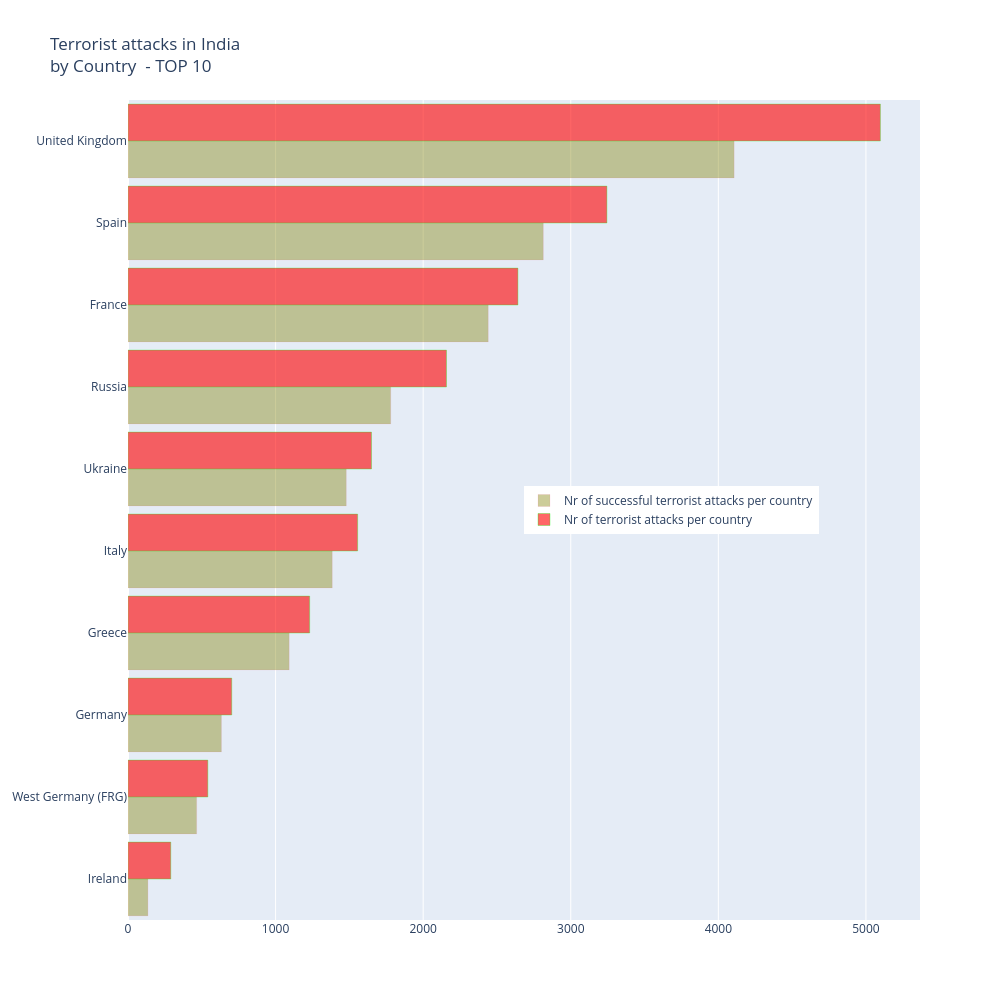

Source (notebook cell):
### Code cell
import plotly.graph_objs as go

trace1 = go.Bar(
    y=['Ireland', 'West Germany (FRG)', 'Germany', 'Greece', 'Italy', 'Ukraine', 'Russia', 'France', 'Spain', 'United Kingdom'],
    x=[290, 541, 703, 1231, 1556, 1650, 2158, 2642, 3245, 5098],
    name='Nr of terrorist attacks per country',
    orientation='h', 
    marker=dict(color='rgba(255, 0, 0, 0.6)', line=dict(color='rgba(0, 255, 0, 0.6)', width=0.5))
)

trace2 = go.Bar(
    y=['Ireland', 'West Germany (FRG)', 'Germany', 'Greece', 'Italy', 'Ukraine', 'Russia', 'France', 'Spain', 'United Kingdom'],
    x=[135, 465, 633, 1092, 1384, 1479, 1780, 2441, 2814, 4107],
    name='Nr of successful terrorist attacks per country',
    orientation='h',
    marker=dict(color='rgba(128, 128, 0, 0.4)', line=dict(color='rgba(246, 78, 139, 0.2)', width=0.5))
)

data = [trace2, trace1]

layout = go.Layout(
    legend=dict(x=0.5, y=0.5),  # Placing legend in the middle
    title='Terrorist attacks in India <br>by Country  - TOP 10',
    barmode='group',
    bargap=0.1, 
    autosize=False,
    width=1000,
    height=1000
)

fig = go.Figure(data=data, layout=layout)
fig.show()

### Figure 1 — Plotly figure (JSON) as saved in the notebook; plotly's stock layout.template omitted (floating-point values rounded to 4 significant figures)
{"data": [{"marker": {"color": "rgba(128, 128, 0, 0.4)", "line": {"color": "rgba(246, 78, 139, 0.2)", "width": 0.5}}, "name": "Nr of successful terrorist attacks per country", "orientation": "h", "type": "bar", "x": [135, 465, 633, 1092, 1384, 1479, 1780, 2441, 2814, 4107], "y": ["Ireland", "West Germany (FRG)", "Germany", "Greece", "Italy", "Ukraine", "Russia", "France", "Spain", "United Kingdom"]}, {"marker": {"color": "rgba(255, 0, 0, 0.6)", "line": {"color": "rgba(0, 255, 0, 0.6)", "width": 0.5}}, "name": "Nr of terrorist attacks per country", "orientation": "h", "type": "bar", "x": [290, 541, 703, 1231, 1556, 1650, 2158, 2642, 3245, 5098], "y": ["Ireland", "West Germany (FRG)", "Germany", "Greece", "Italy", "Ukraine", "Russia", "France", "Spain", "United Kingdom"]}], "layout": {"autosize": false, "bargap": 0.1, "barmode": "group", "height": 1000, "legend": {"x": 0.5, "y": 0.5}, "title": {"text": "Terrorist attacks in India <br>by Country  - TOP 10"}, "width": 1000}}
